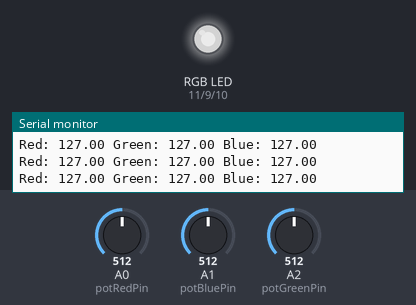
Bench run of a sketch on a simulated Arduino Uno, built with avr-gcc and run on an emulated ATmega328P. Parts: an RGB LED mixed from three pins (HIGH = lit), the last lines printed to the serial monitor. The inputs (shaded band) are chosen by the test bench; at power-on: A0 (potRedPin) = 512, A1 (potBluePin) = 512, A2 (potGreenPin) = 512. Dim RGB values are drawn brighter than linear.

Above: at 1.2 s.
1.3 s: A0 (potRedPin) set to 716
At 2.9 s:
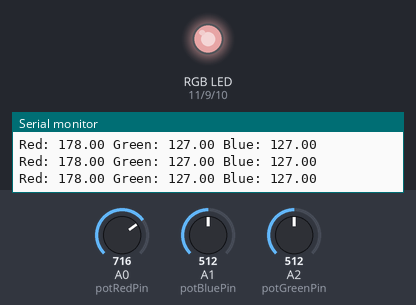
4.3 s: A1 (potBluePin) set to 0
At 5.6 s:
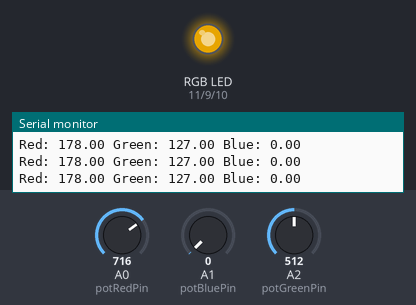
5.9 s: A2 (potGreenPin) set to 716
At 6.7 s:
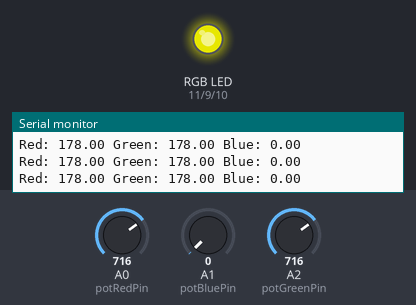
7.6 s: A1 (potBluePin) set to 388
At 8.9 s:
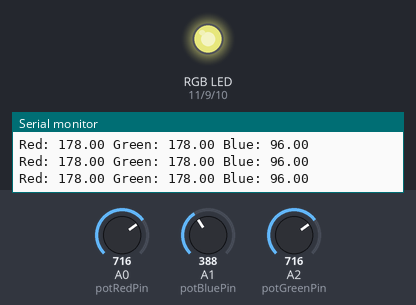
9.3 s: A1 (potBluePin) set to 403
At 10.9 s:
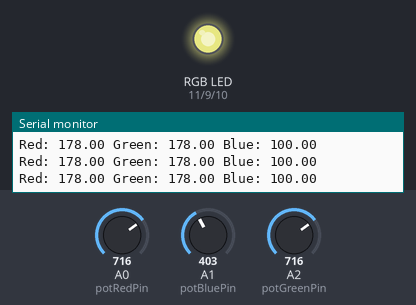
12.3 s: A0 (potRedPin) set to 412
At 13.8 s:
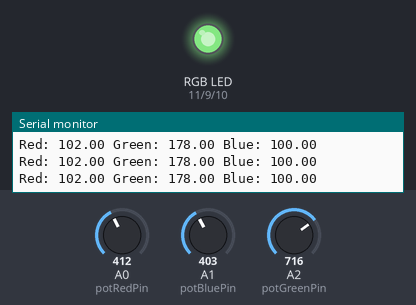
15.3 s: A0 (potRedPin) set to 389
Timing chart, 0 to 18.3 s (numbered marks = the images above; inputs shaded):
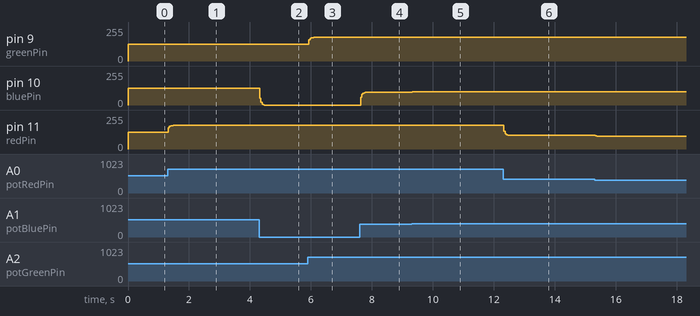

The sketch:

analogRGBControl.ino
```cpp
const int potRedPin = A0;
const int potBluePin = A1;
const int potGreenPin = A2;

const int redPin = 11;
const int bluePin = 10;
const int greenPin = 9;

int potRedValue = 0;
int potGreenValue = 0;
int potBlueValue = 0;

int potNoiseRed = 0;
int potNoiseGreen = 0;
int potNoiseBlue = 0;

float ledRedValue = 0;
float ledGreenValue = 0;
float ledBlueValue = 0;

float finalRedValue = 0;
float finalGreenValue = 0;
float finalBlueValue = 0;

float alphaValue = 0.6;

int maxAnalogValue = 255;
int maxPotValue = 1023;

void setup() {
    /* declaring the pins for potentiometers as input */
    pinMode(potRedPin, INPUT);
    pinMode(potGreenPin, INPUT);
    pinMode(potBluePin, INPUT);
    /* declaring the pins for RGB led as output */
    pinMode(redPin, OUTPUT);
    pinMode(greenPin, OUTPUT);
    pinMode(bluePin, OUTPUT);
    /* reading the first value for the potentiometer in order to calculate based on the noise */
    potNoiseRed = analogRead(potRedPin);
    potNoiseGreen = analogRead(potGreenPin);
    potNoiseBlue = analogRead(potBluePin);
    /* initialize serial communication at 9600 bits per second */
    Serial.begin(9600);
}

void loop() {
    /* reading potentiometer values for each color of the RGB led */
    potRedValue = analogRead(potRedPin);
    potGreenValue = analogRead(potGreenPin);
    potBlueValue = analogRead(potBluePin);
    /* reducing noise from the potentiometer value reading */
    potNoiseRed = (alphaValue*potRedValue) + ((1-alphaValue)*potNoiseRed);
    potNoiseGreen = (alphaValue*potGreenValue) + ((1-alphaValue)*potNoiseGreen);
    potNoiseBlue = (alphaValue*potBlueValue) + ((1-alphaValue)*potNoiseBlue);
    /* converting the 0..1023 scale to 0..255 in order to correspond with the max-min values of the led intensity */
    ledRedValue = map(potNoiseRed, 0, maxPotValue, 0, maxAnalogValue);
    ledGreenValue = map(potNoiseGreen, 0, maxPotValue, 0, maxAnalogValue);
    ledBlueValue = map(potNoiseBlue, 0, maxPotValue, 0, maxAnalogValue);
    /* setting the values of the RGB led */
    setColor(ledRedValue, ledGreenValue, ledBlueValue);
    /* printing every value in serial*/
    Serial.print("Red: ");
    Serial.print(ledRedValue);
    Serial.print(" Green: ");
    Serial.print(ledGreenValue);
    Serial.print(" Blue: ");
    Serial.print(ledBlueValue);
    Serial.print("\n");
    delay(1);
}

void setColor(int red, int green, int blue)
{
    /* setting the intensity for each color */
    analogWrite(redPin, red);
    analogWrite(greenPin, green);
    analogWrite(bluePin, blue);
}
```

Measured:
- after the input at 1.3 s, pin 11 (redPin): 127/255 → 177/255 at once, → 178/255 0.24 s later
- after the input at 4.3 s, pin 10 (bluePin): 127/255 → 0/255 at once
- after the input at 5.9 s, pin 9 (greenPin): 127/255 → 177/255 at once, → 178/255 0.23 s later
- after the input at 7.6 s, pin 10 (bluePin): 0/255 → 96/255 at once
- after the input at 9.3 s, pin 10 (bluePin): 96/255 → 99/255 at once, → 100/255 0.12 s later
- after the input at 12.3 s, pin 11 (redPin): 178/255 → 102/255 at once
- after the input at 15.3 s, pin 11 (redPin): 102/255 → 97/255 at once, → 96/255 0.12 s later
